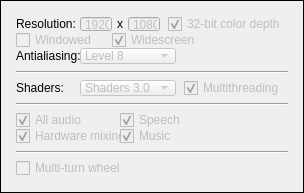
   <widget class="QFrame" name="reg">
    <property name="geometry">
     <rect>
      <x>328</x>
      <y>16</y>
      <width>304</width>
      <height>193</height>
     </rect>
    </property>
    <property name="frameShape">
     <enum>QFrame::Box</enum>
    </property>
    <property name="frameShadow">
     <enum>QFrame::Plain</enum>
    </property>
    <widget class="QLabel" name="regRes">
     <property name="geometry">
      <rect>
       <x>16</x>
       <y>16</y>
       <width>273</width>
       <height>16</height>
      </rect>
     </property>
     <property name="statusTip">
      <string>What resolution to run the game at. Note: fonts don't scale properly at UHD. 2560x1440 = recommended maximum.</string>
     </property>
     <property name="text">
      <string>Resolution:</string>
     </property>
    </widget>
    <widget class="QLabel" name="regResX">
     <property name="geometry">
      <rect>
       <x>112</x>
       <y>16</y>
       <width>16</width>
       <height>16</height>
      </rect>
     </property>
     <property name="statusTip">
      <string>What resolution to run the game at. Note: fonts don't scale properly at UHD. 2560x1440 = recommended maximum.</string>
     </property>
     <property name="text">
      <string>x</string>
     </property>
     <property name="alignment">
      <set>Qt::AlignCenter</set>
     </property>
    </widget>
    <widget class="QCheckBox" name="regDepth">
     <property name="enabled">
      <bool>false</bool>
     </property>
     <property name="geometry">
      <rect>
       <x>168</x>
       <y>16</y>
       <width>121</width>
       <height>16</height>
      </rect>
     </property>
     <property name="statusTip">
      <string>What resolution to run the game at. Note: fonts don't scale properly at UHD. 2560x1440 = recommended maximum.</string>
     </property>
     <property name="text">
      <string>32-bit color depth</string>
     </property>
     <property name="checked">
      <bool>true</bool>
     </property>
    </widget>
    <widget class="QLabel" name="regAA">
     <property name="geometry">
      <rect>
       <x>16</x>
       <y>48</y>
       <width>65</width>
       <height>16</height>
      </rect>
     </property>
     <property name="statusTip">
      <string>Which level of antialiasing to use. Higher = better.</string>
     </property>
     <property name="text">
      <string>Antialiasing:</string>
     </property>
    </widget>
    <widget class="QComboBox" name="regAALevel">
     <property name="enabled">
      <bool>false</bool>
     </property>
     <property name="geometry">
      <rect>
       <x>80</x>
       <y>48</y>
       <width>96</width>
       <height>16</height>
      </rect>
     </property>
     <property name="statusTip">
      <string>Which level of antialiasing to use. Higher = better.</string>
     </property>
     <property name="currentIndex">
      <number>8</number>
     </property>
     <item>
      <property name="text">
       <string>Off</string>
      </property>
     </item>
     <item>
      <property name="text">
       <string>Level 1</string>
      </property>
     </item>
     <item>
      <property name="text">
       <string>Level 2</string>
      </property>
     </item>
     <item>
      <property name="text">
       <string>Level 3</string>
      </property>
     </item>
     <item>
      <property name="text">
       <string>Level 4</string>
      </property>
     </item>
     <item>
      <property name="text">
       <string>Level 5</string>
      </property>
     </item>
     <item>
      <property name="text">
       <string>Level 6</string>
      </property>
     </item>
     <item>
      <property name="text">
       <string>Level 7</string>
      </property>
     </item>
     <item>
      <property name="text">
       <string>Level 8</string>
      </property>
     </item>
    </widget>
    <widget class="QCheckBox" name="regWindowed">
     <property name="enabled">
      <bool>false</bool>
     </property>
     <property name="geometry">
      <rect>
       <x>16</x>
       <y>32</y>
       <width>96</width>
       <height>16</height>
      </rect>
     </property>
     <property name="statusTip">
      <string>Whether to run the game in windowed mode.</string>
     </property>
     <property name="text">
      <string>Windowed</string>
     </property>
     <property name="checked">
      <bool>false</bool>
     </property>
    </widget>
    <widget class="QCheckBox" name="regWidescreen">
     <property name="enabled">
      <bool>false</bool>
     </property>
     <property name="geometry">
      <rect>
       <x>112</x>
       <y>32</y>
       <width>96</width>
       <height>16</height>
      </rect>
     </property>
     <property name="statusTip">
      <string>Whether to display the game in widescreen.</string>
     </property>
     <property name="text">
      <string>Widescreen</string>
     </property>
     <property name="checked">
      <bool>true</bool>
     </property>
    </widget>
    <widget class="QCheckBox" name="regMultithreading">
     <property name="enabled">
      <bool>false</bool>
     </property>
     <property name="geometry">
      <rect>
       <x>184</x>
       <y>80</y>
       <width>96</width>
       <height>16</height>
      </rect>
     </property>
     <property name="statusTip">
      <string>Toggle multithreading.</string>
     </property>
     <property name="text">
      <string>Multithreading</string>
     </property>
     <property name="checked">
      <bool>true</bool>
     </property>
    </widget>
    <widget class="QLabel" name="regShaders">
     <property name="geometry">
      <rect>
       <x>16</x>
       <y>80</y>
       <width>64</width>
       <height>16</height>
      </rect>
     </property>
     <property name="statusTip">
      <string>Which level of shaders to use. Higher = better.</string>
     </property>
     <property name="text">
      <string>Shaders:</string>
     </property>
    </widget>
    <widget class="QComboBox" name="regShaderLevel">
     <property name="enabled">
      <bool>false</bool>
     </property>
     <property name="geometry">
      <rect>
       <x>80</x>
       <y>80</y>
       <width>96</width>
       <height>16</height>
      </rect>
     </property>
     <property name="statusTip">
      <string>Which level of shaders to use. Higher = better.</string>
     </property>
     <property name="currentIndex">
      <number>3</number>
     </property>
     <item>
      <property name="text">
       <string>Off</string>
      </property>
     </item>
     <item>
      <property name="text">
       <string>Shaders 1.0</string>
      </property>
     </item>
     <item>
      <property name="text">
       <string>Shaders 2.0</string>
      </property>
     </item>
     <item>
      <property name="text">
       <string>Shaders 3.0</string>
      </property>
     </item>
    </widget>
    <widget class="Line" name="regDiv0">
     <property name="geometry">
      <rect>
       <x>16</x>
       <y>64</y>
       <width>272</width>
       <height>16</height>
      </rect>
     </property>
     <property name="orientation">
      <enum>Qt::Horizontal</enum>
     </property>
    </widget>
    <widget class="Line" name="regDiv1">
     <property name="geometry">
      <rect>
       <x>16</x>
       <y>96</y>
       <width>272</width>
       <height>16</height>
      </rect>
     </property>
     <property name="orientation">
      <enum>Qt::Horizontal</enum>
     </property>
    </widget>
    <widget class="QCheckBox" name="regAudioAll">
     <property name="enabled">
      <bool>false</bool>
     </property>
     <property name="geometry">
      <rect>
       <x>16</x>
       <y>112</y>
       <width>96</width>
       <height>16</height>
      </rect>
     </property>
     <property name="statusTip">
      <string>Toggle all game audio.</string>
     </property>
     <property name="text">
      <string>All audio</string>
     </property>
     <property name="checked">
      <bool>true</bool>
     </property>
    </widget>
    <widget class="QCheckBox" name="regAudioHW">
     <property name="enabled">
      <bool>false</bool>
     </property>
     <property name="geometry">
      <rect>
       <x>16</x>
       <y>128</y>
       <width>105</width>
       <height>16</height>
      </rect>
     </property>
     <property name="statusTip">
      <string>Toggle hardware accelerated audio.</string>
     </property>
     <property name="text">
      <string>Hardware mixing</string>
     </property>
     <property name="checked">
      <bool>true</bool>
     </property>
    </widget>
    <widget class="QCheckBox" name="regAudioSpeech">
     <property name="enabled">
      <bool>false</bool>
     </property>
     <property name="geometry">
      <rect>
       <x>120</x>
       <y>112</y>
       <width>96</width>
       <height>16</height>
      </rect>
     </property>
     <property name="statusTip">
      <string>Toggle all in-game speech.</string>
     </property>
     <property name="text">
      <string>Speech</string>
     </property>
     <property name="checked">
      <bool>true</bool>
     </property>
    </widget>
    <widget class="QCheckBox" name="regAudioMusic">
     <property name="enabled">
      <bool>false</bool>
     </property>
     <property name="geometry">
      <rect>
       <x>120</x>
       <y>128</y>
       <width>96</width>
       <height>16</height>
      </rect>
     </property>
     <property name="statusTip">
      <string>Toggle all in-game music.</string>
     </property>
     <property name="text">
      <string>Music</string>
     </property>
     <property name="checked">
      <bool>true</bool>
     </property>
    </widget>
    <widget class="Line" name="regDiv2">
     <property name="geometry">
      <rect>
       <x>16</x>
       <y>144</y>
       <width>272</width>
       <height>16</height>
      </rect>
     </property>
     <property name="orientation">
      <enum>Qt::Horizontal</enum>
     </property>
    </widget>
    <widget class="QCheckBox" name="regMultiTurnWheel">
     <property name="enabled">
      <bool>false</bool>
     </property>
     <property name="geometry">
      <rect>
       <x>16</x>
       <y>160</y>
       <width>105</width>
       <height>16</height>
      </rect>
     </property>
     <property name="text">
      <string>Multi-turn wheel</string>
     </property>
     <property name="checked">
      <bool>false</bool>
     </property>
    </widget>
    <widget class="QSpinBox" name="regResW">
     <property name="enabled">
      <bool>false</bool>
     </property>
     <property name="geometry">
      <rect>
       <x>80</x>
       <y>16</y>
       <width>32</width>
       <height>16</height>
      </rect>
     </property>
     <property name="statusTip">
      <string>What resolution to run the game at. Note: fonts don't scale properly at UHD. 2560x1440 = recommended maximum.</string>
     </property>
     <property name="buttonSymbols">
      <enum>QAbstractSpinBox::NoButtons</enum>
     </property>
     <property name="maximum">
      <number>2147483647</number>
     </property>
     <property name="value">
      <number>1920</number>
     </property>
    </widget>
    <widget class="QSpinBox" name="regResH">
     <property name="enabled">
      <bool>false</bool>
     </property>
     <property name="geometry">
      <rect>
       <x>128</x>
       <y>16</y>
       <width>32</width>
       <height>16</height>
      </rect>
     </property>
     <property name="statusTip">
      <string>What resolution to run the game at. Note: fonts don't scale properly at UHD. 2560x1440 = recommended maximum.</string>
     </property>
     <property name="buttonSymbols">
      <enum>QAbstractSpinBox::NoButtons</enum>
     </property>
     <property name="maximum">
      <number>2147483647</number>
     </property>
     <property name="value">
      <number>1080</number>
     </property>
    </widget>
   </widget>
